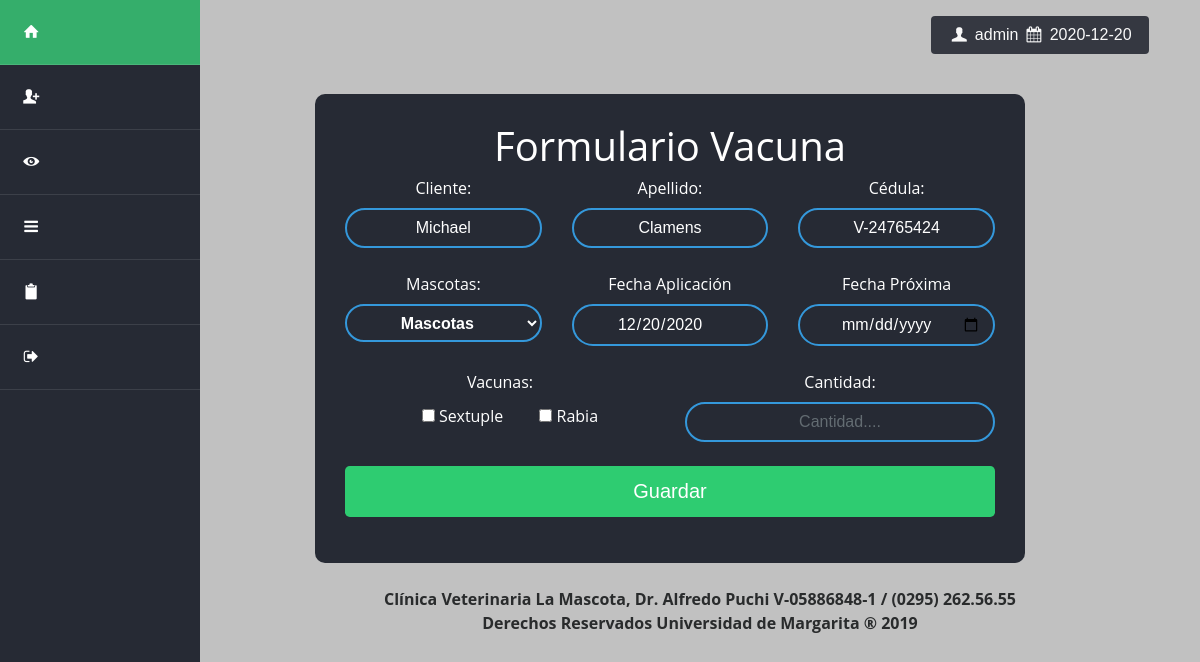
Screenshot of /formulario_vacunacion.php?cedula=V-24765424 (signed in) with the database file from the repository.
### tables this page shows
CREATE TABLE `cliente` (
  `NOMBRE` varchar(50) NOT NULL,
  `APELLIDO` varchar(50) NOT NULL,
  `CEDULA` varchar(20) NOT NULL,
  `TELEFONO` varchar(50) NOT NULL,
  `DIRECCION` varchar(200) NOT NULL
);

### formulario_vacunacion.php (called while the page is built, shortened)
<?php session_start();
require'admin/config.php';
$conexion = conexion($bd_config);
if ($_SERVER['REQUEST_METHOD'] == 'POST') {
$fecha_aplicacion = $_POST['f_aplicacion'];
$fecha_proxima = $_POST['f_proxima'];
$cantidad = limpiarDatos($_POST['cantidad']);
$vacunas = isset($_POST['vacunas']) ? $_POST['vacunas'] : null;
	$arrayVacunas = null;
	$num_array = count($vacunas);
	$contador = 0;
	if ($num_array>0) {
		foreach ($vacunas as $key => $value) {
			if ($contador != $num_array-1){
			$arrayVacunas .= $value.'/';
			$contador++;
			} else {
			$arrayVacunas .= $value;
			}
		}
	}
	print_r($arrayVacunas);
$id_mascota = limpiarDatos($_POST['mascota']);
$statement = $conexion->prepare('SELECT * FROM mascota WHERE ID = :id');
$statement->execute(array(':id' => $id_mascota));
$resultadoMascota = $statement->FetchAll();
foreach ($resultadoMascota as $dato ) {
	$nombre_mascota =  $dato['NOMBRE'];
	$raza_mascota = $dato['RAZA'];
	$especie_mascota = $dato['ESPECIE'];
	$sexo_mascota = $dato['SEXO'];
	$edad_mascota = $dato['EDAD'];
	$cedula_cliente = $dato['CEDULA_CLIENTE'];
}
$statement = $conexion->prepare('SELECT * FROM cliente WHERE CEDULA = :ci');
$statement->execute(array(':ci'=>$cedula_cliente));
$resultadoCliente = $statement->FetchAll();
foreach ($resultadoCliente as $dato ) {
	$nombre_cliente = $dato['NOMBRE'];
	$apellido_cliente = $dato['APELLIDO'];
	$direccion_cliente = $dato['DIRECCION'];
}
$statement = $conexion->prepare('INSERT INTO vacunacion (CEDULA_CLIENTE,ID_MASCOTA,NOMBRE_MASCOTA,FECHA_APLICACION,FECHA_PROXIMA,ITEM,CANTIDAD) VALUES (:ci,:id,:nombre,:f_a,:f_p,:item,:cantidad)');
$statement->execute(array(
	':ci' => $cedula_cliente,
	':id' => $id_mascota,
	':nombre' => $nombre_mascota,
	'f_a' => $fecha_aplicacion,
	':f_p' => $fecha_proxima,
	':item' => $arrayVacunas,
	':cantidad' => $cantidad
	));
echo "
<script>
window.open('certificado_vacunacion.php?nombre=$nombre_cliente&apellido=$apellido_cliente&cedula=$cedula_cliente&direccion=$direccion_cliente&nombre_mascota=$nombre_mascota&raza=$raza_mascota&especie=$especie_mascota&sexo=$sexo_mascota&fecha_a=$fecha_aplicacion&fecha_p=$fecha_proxima&item=$arrayVacunas&cantidad=$cantidad&edad=$edad_mascota','_blank');
location.href= 'index.php?vacunacionFin';
</script>";
}else{
$cedula = limpiarDatos($_GET['cedula']);
$statement = $conexion->prepare('SELECT * FROM cliente WHERE CEDULA = :cedula');
$statement->execute(array(':cedula'=>$cedula));
$resultadoCliente = $statement->fetchAll();
}
require'views/formulario_vacunacion.views.php';
 ?>

### views/formulario_vacunacion.views.php (the view, shortened to what this page needs)
<?php
$diaActual=date("d");
$mesActual=date("m");
$anioActual=date("Y");
$fechaActual = $anioActual .'-'. $mesActual .'-'. $diaActual;
 ?>
<!DOCTYPE html>
<html lang="en">
<head>
	<link rel="stylesheet" type="text/css" href="css/bootstrap.min.css">
	<link rel="stylesheet" type="text/css" href="css/estilos.css">
	<link rel="stylesheet" type="text/css" href="css/fontello.css">
	<link rel="stylesheet" type="text/css" href="css/estilos_pruebaFomularioCliente.css">
</head>
<body>
	<div class="container-fluid">
		<div class="row">
			<?php require'views/HeadTipo1.php'; ?>
			<div class="col-md-1"></div>
			<div class="col-md-8 mt-3">
			<button class="wrapper btn" ><span><i class="icon-user"></i></span><?php echo " " .$_SESSION['usuario'] ."  "?><span><i class="icon-calendar"></i></span><?php echo " " .$fechaActual?></button>
				<div id="ui">
					<h1 class="text-center">Formulario Vacuna</h1>
					<form  action="<?php echo htmlspecialchars($_SERVER['PHP_SELF']); ?>" method="POST" id="form_registro" class="form-group text-center">
						<div class="row">
							<?php foreach ($resultadoCliente as $dato): ?>
							<div class="col-md-4">
								<label for="nombre">Cliente:</label>
								<input type="text" name="nombre" id="nombre" class="form-control" value="<?php echo $dato['NOMBRE'];  ?>" disabled>
							</div>
							<div class="col-md-4">
								<label for="cedula">Apellido:</label>
								<input type="text" name="apellido" id="apellido" class="form-control" value="<?php echo $dato['APELLIDO'];  ?>" disabled>
							</div>
							<div class="col-md-4">
								<label for="cedula">Cédula:</label>
								<input type="text" name="cedula" id="cedula" class="form-control" value="<?php echo $dato['CEDULA'];  ?>" disabled>
							</div>
							<?php endforeach ?>
						</div>
						<br>
						<div class="row">
							<div class="col-md-4">
								<label for="mascotas">Mascotas:</label>
								<select class="required form-control" title="Selecciona una Mascota" name="mascota">
									<option selected disabled>Mascotas</option>
								</select>
							</div>
							<div class="col-md-4">
								<label for="f_aplicacion">Fecha Aplicación</label>
								<input type="date" class="required form-control" title="Campo Obligatorio" value="<?php echo $fechaActual; ?>" name="f_aplicacio" id="f_aplicacio" disabled>
							</div>
							<div class="col-md-4">
								<label for="f_proxima">Fecha Próxima</label>
								<input type="date" class="required form-control" min="<?php echo $fechaActual; ?>" title="Fecha Incorrecta" name="f_proxima" id="f_proxima">
							</div>
						</div>
						<br>
						<div class="row">
							<div class="col-md-6">
							<label for="vacuna[]">Vacunas:</label>
							<br>
								<div class="form-check form-check-inline">
									<label class="form-check-label">
										<input type="checkbox" name="vacunas[]" id="vacunas[]" value="Sextuple" class="required" title="Selecciona una opción"> Sextuple
									</label>
								</div>
								<div class="form-check form-check-inline">
									<label class="form-check-label">
										<input type="checkbox" name="vacunas[]" id="vacunas[]" value="Rabia"> Rabia
									</label>
								</div>
							</div>
							<div class="col-md-6">
								<label for="cantidad">Cantidad:</label>
								<input type="text" name="cantidad" id="cantidad" class="required form-control" title="Campo Obligatorio" placeholder="Cantidad....">
							</div>
						</div>
						<br>
						<div class="row">
							<div class="col">
								<input type="submit" name="guardar" id="guardar" class="pruebaBoton btn btn-block btn-lg" value="Guardar">
							</div>
						</div>
					</form>
				</div>
				<br>
				<p style="text-align:center;"><b>Clínica Veterinaria La Mascota, Dr. Alfredo Puchi V-05886848-1 / (0295) 262.56.55 <br> Derechos Reservados Universidad de Margarita &reg; 2019</b></p>
			</div>
		</div>
	</div>
</body>
</html>

### css/estilos.css (style rules this page uses)
body { background: #C1C1C1; font-size: 16px; font-family: 'Open Sans', sans-serif; }

### css/estilos_pruebaFomularioCliente.css (style rules this page uses)
body { background: #C1C1C1; background-size: cover; background-position: center center; background-attachment: fixed; }
#ui { background-color: #262a34; opacity: 1; padding: 30px; margin-top: 50px; border-radius: 10px; }
.wrapper { background-color: #262a34 !important; }
#ui input[type = "text"] { border: 0; background: none; text-align: center; border: 2px solid #3498db; outline: none; color: white; border-radius: 24px; transition: 0.25s; }
#ui input[type = "date"] { border: 0; background: none; text-align: center; border: 2px solid #3498db; outline: none; color: white; border-radius: 24px; transition: 0.25s; }
#ui select { border: 0; border: 2px solid #3498db; background: none; text-align: center; border-radius: 24px; transition: 0.25s; color: white; font-weight: bolder; }
#ui label,h1 { color: #fff; }

### views/formulario_vacunacion.views.php (style rules this page uses)
#ui { color: black; margin-right: 60px; margin-top: 40px; }
.wrapper { margin: 1em; margin-bottom: 0; margin-top: 0; margin-left: 80%; opacity: 0.9; background-color: #262a34; cursor: pointer; color: white; }
.pruebaBoton { background-color: #2ecc71; color: white; cursor: pointer; }

### rows the page displays
cliente: nombre "Michael", apellido "Clamens", cedula "V-24765424"

### other values shown
$_SESSION['usuario'] "admin"
